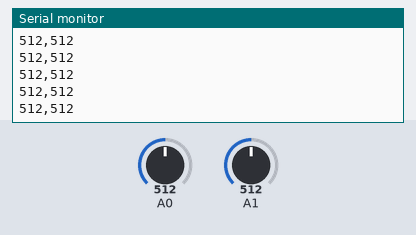
A sketch run on a simulated Arduino Uno, built with avr-gcc and run on an emulated ATmega328P. Parts: the last lines printed to the serial monitor. Inputs (shaded band) come from the test bench; at power-on: A0 = 512, A1 = 512.

Above: at 1.2 s.
1.3 s: A0 set to 716
At 1.33 s:
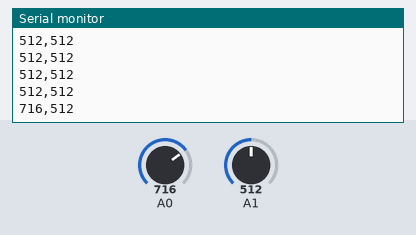
2.8 s: A1 set to 716
At 2.8 s:
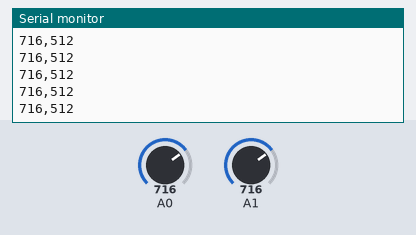
4.3 s: A0 set to 900
At 4.31 s:
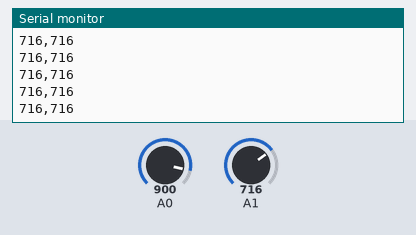
5.8 s: A1 set to 900
At 5.83 s:
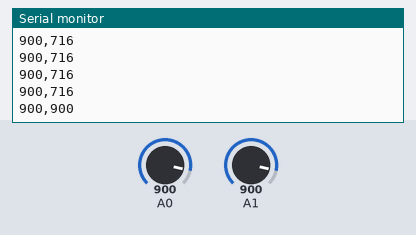
Timing chart, 0 to 8.3 s (numbered marks = the images above; inputs shaded):
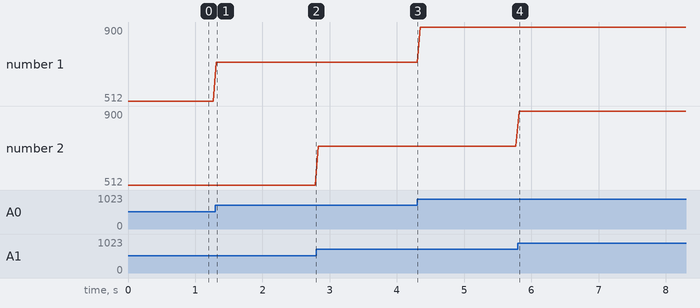

The sketch:

joystick_serial.ino
```cpp
// Arduino code: Send joystick X and Y only

void setup() {
  Serial.begin(115200);  // Match baudrate with Python node
}

void loop() {
  int xVal = analogRead(A0);
  int yVal = analogRead(A1);

  Serial.print(xVal);
  Serial.print(",");
  Serial.println(yVal);  // Newline ends the message

  delay(50);  // Reduce spamming
}
```

Measured:
- after the input at 1.3 s, the serial monitor: prints a new line at once (image 1)
- after the input at 5.8 s, the serial monitor: prints a new line at once (image 4)
- plotted number 1: 512 → 716 after the input at 1.3 s, 716 → 900 after the input at 4.3 s
